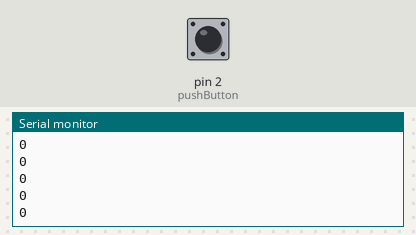
Recording of a sketch running on a simulated Arduino Uno, built with avr-gcc and run on an emulated ATmega328P. On the bench: the last lines printed to the serial monitor. Inputs (shaded band) come from the test bench; at power-on: pin 2 (pushButton) HIGH.

Above: at 1.2 s.
1.3 s: pin 2 (pushButton) pulled LOW for 0.15 s
At 2.3 s:
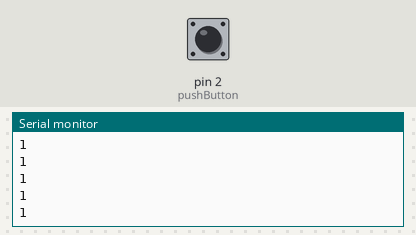
2.9 s: pin 2 (pushButton) pulled LOW for 1 s
At 3.6 s:
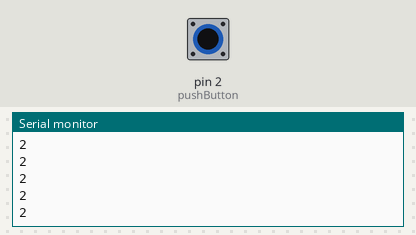
5.4 s: pin 2 (pushButton) pulled LOW for 0.15 s
At 6.0 s:
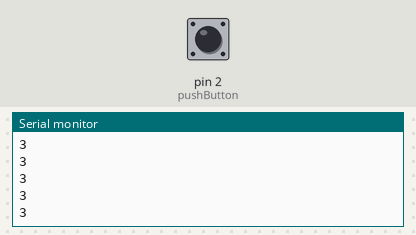
Timing chart, 0 to 7.8 s (numbered marks = the images above; inputs shaded):
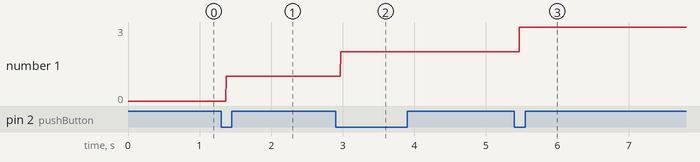

Measured:
- after the input at 1.3 s, the serial monitor: prints a new line after 0.07 s (image 1)
- after the input at 2.9 s, the serial monitor: prints a new line after 0.07 s (image 2)
- after the input at 5.4 s, the serial monitor: prints a new line after 0.07 s (image 3)
- plotted number 1: 0 → 1 after the input at 1.3 s, 1 → 2 after the input at 2.9 s, 2 → 3 after the input at 5.4 s

The sketch:

interruptMode.ino
```cpp
const int pushButton = 2;

int hasil=0;

void setup() {
  // put your setup code here, to run once:
  pinMode(pushButton, INPUT);
  attachInterrupt(digitalPinToInterrupt(pushButton),counter,FALLING);
  Serial.begin(9600);
}

void loop() {
  // put your main code here, to run repeatedly:
//  hasil = digitalRead(pushButton);
  Serial.println(hasil);
}

void counter(){
  hasil = hasil+1;
}
```
